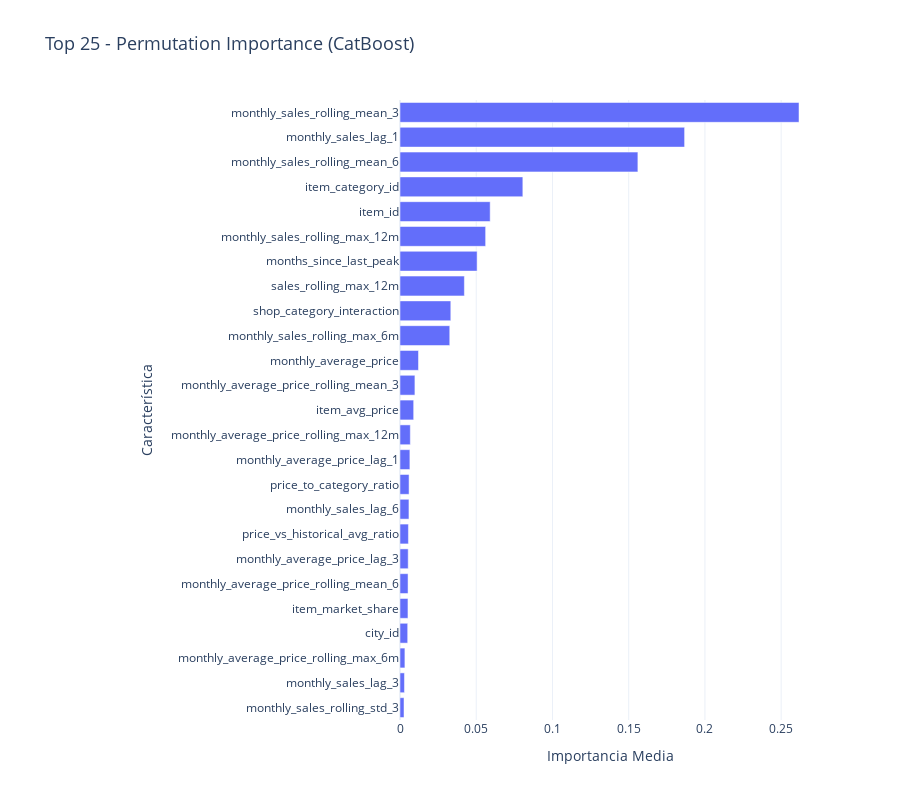

The cell this chart's notebook holds for it:
### Markdown cell above
## 5.5. Análisis de Importancia de Características

Para entender qué impulsa las predicciones, analizamos la importancia de las características de nuestro mejor modelo individual, `CatBoost`. Se utiliza la **importancia por permutación** , que es una técnica robusta que mide cuánto empeora el rendimiento del modelo si una característica es "barajada" al azar, dándonos una medida real de su valor predictivo. Tambien se utiliza la **importancia nativa del modelo**.

### Code cell
# --- 1. Cálculo de la Importancia (tu código, sin cambios) ---
best_model_name = "CatBoost"
best_model = trained_models[best_model_name]


X_val_for_importance = X_val.copy()


print("🩺 Verificando y corrigiendo dtypes para CatBoost...")
for col in categorical_cols_original:
    if col in X_val_for_importance.columns:
        X_val_for_importance[col] = X_val_for_importance[col].astype(int)
print("   -> Dtypes corregidos.")

print(f"\\n⏳ Calculando Importancia por Permutación para {best_model_name}...")
result = permutation_importance(
    best_model,
    X_val_for_importance,
    y_val,
    n_repeats=10,
    random_state=42,
    n_jobs=-1,
    scoring="neg_root_mean_squared_error",
)

perm_importance_df = (
    pd.DataFrame(
        {
            "feature": X_val_for_importance.columns,
            "importance_mean": result.importances_mean,
        }
    )
    .sort_values("importance_mean", ascending=False)
    .reset_index(drop=True)
)

print("✅ Cálculo finalizado.")

# --- 2. Visualización Mejorada ---
N_FEATURES_TO_SHOW = 25  # Puedes ajustar cuántas features mostrar

fig = px.bar(
    perm_importance_df.head(N_FEATURES_TO_SHOW),
    x="importance_mean",
    y="feature",
    orientation="h",
    title=f"Top {N_FEATURES_TO_SHOW} - Permutation Importance ({best_model_name})",
    labels={"importance_mean": "Importancia Media", "feature": "Característica"},
)

fig.update_layout(
    height=800,
    margin=dict(l=400),
    yaxis=dict(title_font=dict(size=14), tickfont=dict(size=12)),
    xaxis=dict(title_font=dict(size=14)),
    title_font=dict(size=18),
    template="plotly_white",
)

fig.update_yaxes(autorange="reversed")
fig.show()

### Figure 1 — Plotly figure (JSON) as saved in the notebook; plotly's stock layout.template omitted (floating-point values rounded to 4 significant figures)
{"data": [{"alignmentgroup": "True", "hovertemplate": "Importancia Media=%{x}<br>Característica=%{y}<extra></extra>", "legendgroup": "", "marker": {"color": "#636efa", "pattern": {"shape": ""}}, "name": "", "offsetgroup": "", "orientation": "h", "showlegend": false, "textposition": "auto", "type": "bar", "x": [0.2617, 0.1867, 0.156, 0.08057, 0.05914, 0.05617, 0.05058, 0.04223, 0.03333, 0.03263, 0.01213, 0.009781, 0.008964, 0.006767, 0.006481, 0.005941, 0.005872, 0.005525, 0.005381, 0.005279, 0.005224, 0.005042, 0.003212, 0.002925, 0.002636], "xaxis": "x", "y": ["monthly_sales_rolling_mean_3", "monthly_sales_lag_1", "monthly_sales_rolling_mean_6", "item_category_id", "item_id", "monthly_sales_rolling_max_12m", "months_since_last_peak", "sales_rolling_max_12m", "shop_category_interaction", "monthly_sales_rolling_max_6m", "monthly_average_price", "monthly_average_price_rolling_mean_3", "item_avg_price", "monthly_average_price_rolling_max_12m", "monthly_average_price_lag_1", "price_to_category_ratio", "monthly_sales_lag_6", "price_vs_historical_avg_ratio", "monthly_average_price_lag_3", "monthly_average_price_rolling_mean_6", "item_market_share", "city_id", "monthly_average_price_rolling_max_6m", "monthly_sales_lag_3", "monthly_sales_rolling_std_3"], "yaxis": "y"}], "layout": {"barmode": "relative", "height": 800, "legend": {"tracegroupgap": 0}, "margin": {"l": 400}, "title": {"font": {"size": 18}, "text": "Top 25 - Permutation Importance (CatBoost)"}, "xaxis": {"anchor": "y", "domain": [0, 1], "title": {"font": {"size": 14}, "text": "Importancia Media"}}, "yaxis": {"anchor": "x", "autorange": "reversed", "domain": [0, 1], "tickfont": {"size": 12}, "title": {"font": {"size": 14}, "text": "Característica"}}}}
